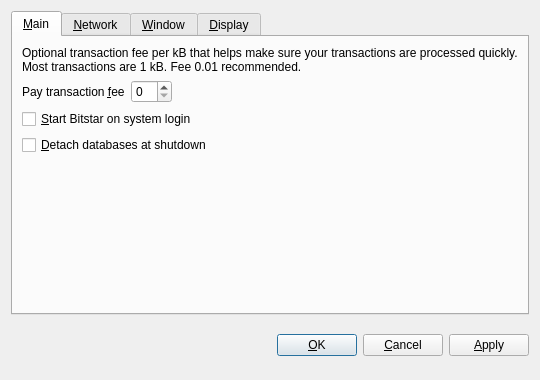
<?xml version="1.0" encoding="UTF-8"?>
<ui version="4.0">
 <class>OptionsDialog</class>
 <widget class="QDialog" name="OptionsDialog">
  <property name="geometry">
   <rect>
    <x>0</x>
    <y>0</y>
    <width>540</width>
    <height>380</height>
   </rect>
  </property>
  <property name="windowTitle">
   <string>Options</string>
  </property>
  <property name="modal">
   <bool>true</bool>
  </property>
  <layout class="QVBoxLayout" name="verticalLayout">
   <item>
    <widget class="QTabWidget" name="tabWidget">
     <property name="tabPosition">
      <enum>QTabWidget::North</enum>
     </property>
     <property name="currentIndex">
      <number>0</number>
     </property>
     <widget class="QWidget" name="tabMain">
      <attribute name="title">
       <string>&amp;Main</string>
      </attribute>
      <layout class="QVBoxLayout" name="verticalLayout_Main">
       <item>
        <widget class="QLabel" name="transactionFeeInfoLabel">
         <property name="text">
          <string>Optional transaction fee per kB that helps make sure your transactions are processed quickly. Most transactions are 1 kB. Fee 0.01 recommended.</string>
         </property>
         <property name="textFormat">
          <enum>Qt::PlainText</enum>
         </property>
         <property name="wordWrap">
          <bool>true</bool>
         </property>
        </widget>
       </item>
       <item>
        <layout class="QHBoxLayout" name="horizontalLayout_Main">
         <item>
          <widget class="QLabel" name="transactionFeeLabel">
           <property name="text">
            <string>Pay transaction &amp;fee</string>
           </property>
           <property name="textFormat">
            <enum>Qt::PlainText</enum>
           </property>
           <property name="buddy">
            <cstring>transactionFee</cstring>
           </property>
          </widget>
         </item>
         <item>
          <widget class="BitcoinAmountField" name="transactionFee"/>
         </item>
         <item>
          <spacer name="horizontalSpacer_Main">
           <property name="orientation">
            <enum>Qt::Horizontal</enum>
           </property>
           <property name="sizeHint" stdset="0">
            <size>
             <width>40</width>
             <height>20</height>
            </size>
           </property>
          </spacer>
         </item>
        </layout>
       </item>
       <item>
        <widget class="QCheckBox" name="bitcoinAtStartup">
         <property name="toolTip">
          <string>Automatically start Bitstar after logging in to the system.</string>
         </property>
         <property name="text">
          <string>&amp;Start Bitstar on system login</string>
         </property>
        </widget>
       </item>
       <item>
        <widget class="QCheckBox" name="detachDatabases">
         <property name="toolTip">
          <string>Detach block and address databases at shutdown. This means they can be moved to another data directory, but it slows down shutdown. The wallet is always detached.</string>
         </property>
         <property name="text">
          <string>&amp;Detach databases at shutdown</string>
         </property>
        </widget>
       </item>
       <item>
        <spacer name="verticalSpacer_Main">
         <property name="orientation">
          <enum>Qt::Vertical</enum>
         </property>
         <property name="sizeHint" stdset="0">
          <size>
           <width>20</width>
           <height>40</height>
          </size>
         </property>
        </spacer>
       </item>
      </layout>
     </widget>
     <widget class="QWidget" name="tabNetwork">
      <attribute name="title">
       <string>&amp;Network</string>
      </attribute>
      <layout class="QVBoxLayout" name="verticalLayout_Network">
       <item>
        <widget class="QCheckBox" name="mapPortUpnp">
         <property name="toolTip">
          <string>Automatically open the Bitstar client port on the router. This only works when your router supports UPnP and it is enabled.</string>
         </property>
         <property name="text">
          <string>Map port using &amp;UPnP</string>
         </property>
        </widget>
       </item>
       <item>
        <widget class="QCheckBox" name="connectSocks">
         <property name="toolTip">
          <string>Connect to the Bitstar network through a SOCKS proxy (e.g. when connecting through Tor).</string>
         </property>
         <property name="text">
          <string>&amp;Connect through SOCKS proxy:</string>
         </property>
        </widget>
       </item>
       <item>
        <layout class="QHBoxLayout" name="horizontalLayout_Network">
         <item>
          <widget class="QLabel" name="proxyIpLabel">
           <property name="text">
            <string>Proxy &amp;IP:</string>
           </property>
           <property name="textFormat">
            <enum>Qt::PlainText</enum>
           </property>
           <property name="buddy">
            <cstring>proxyIp</cstring>
           </property>
          </widget>
         </item>
         <item>
          <widget class="QValidatedLineEdit" name="proxyIp">
           <property name="maximumSize">
            <size>
             <width>140</width>
             <height>16777215</height>
            </size>
           </property>
           <property name="toolTip">
            <string>IP address of the proxy (e.g. 127.0.0.1)</string>
           </property>
          </widget>
         </item>
         <item>
          <widget class="QLabel" name="proxyPortLabel">
           <property name="text">
            <string>&amp;Port:</string>
           </property>
           <property name="textFormat">
            <enum>Qt::PlainText</enum>
           </property>
           <property name="buddy">
            <cstring>proxyPort</cstring>
           </property>
          </widget>
         </item>
         <item>
          <widget class="QLineEdit" name="proxyPort">
           <property name="maximumSize">
            <size>
             <width>55</width>
             <height>16777215</height>
            </size>
           </property>
           <property name="toolTip">
            <string>Port of the proxy (e.g. 9050)</string>
           </property>
          </widget>
         </item>
         <item>
          <widget class="QLabel" name="socksVersionLabel">
           <property name="text">
            <string>SOCKS &amp;Version:</string>
           </property>
           <property name="textFormat">
            <enum>Qt::PlainText</enum>
           </property>
           <property name="buddy">
            <cstring>socksVersion</cstring>
           </property>
          </widget>
         </item>
         <item>
          <widget class="QValueComboBox" name="socksVersion">
           <property name="toolTip">
            <string>SOCKS version of the proxy (e.g. 5)</string>
           </property>
          </widget>
         </item>
         <item>
          <spacer name="horizontalSpacer_Network">
           <property name="orientation">
            <enum>Qt::Horizontal</enum>
           </property>
           <property name="sizeHint" stdset="0">
            <size>
             <width>40</width>
             <height>20</height>
            </size>
           </property>
          </spacer>
         </item>
        </layout>
       </item>
       <item>
        <spacer name="verticalSpacer_Network">
         <property name="orientation">
          <enum>Qt::Vertical</enum>
         </property>
         <property name="sizeHint" stdset="0">
          <size>
           <width>20</width>
           <height>40</height>
          </size>
         </property>
        </spacer>
       </item>
      </layout>
     </widget>
     <widget class="QWidget" name="tabWindow">
      <attribute name="title">
       <string>&amp;Window</string>
      </attribute>
      <layout class="QVBoxLayout" name="verticalLayout_Window">
       <item>
        <widget class="QCheckBox" name="minimizeToTray">
         <property name="toolTip">
          <string>Show only a tray icon after minimizing the window.</string>
         </property>
         <property name="text">
          <string>&amp;Minimize to the tray instead of the taskbar</string>
         </property>
        </widget>
       </item>
       <item>
        <widget class="QCheckBox" name="minimizeOnClose">
         <property name="toolTip">
          <string>Minimize instead of exit the application when the window is closed. When this option is enabled, the application will be closed only after selecting Quit in the menu.</string>
         </property>
         <property name="text">
          <string>M&amp;inimize on close</string>
         </property>
        </widget>
       </item>
       <item>
        <spacer name="verticalSpacer_Window">
         <property name="orientation">
          <enum>Qt::Vertical</enum>
         </property>
         <property name="sizeHint" stdset="0">
          <size>
           <width>20</width>
           <height>40</height>
          </size>
         </property>
        </spacer>
       </item>
      </layout>
     </widget>
     <widget class="QWidget" name="tabDisplay">
      <attribute name="title">
       <string>&amp;Display</string>
      </attribute>
      <layout class="QVBoxLayout" name="verticalLayout_Display">
       <item>
        <layout class="QHBoxLayout" name="horizontalLayout_1_Display">
         <item>
          <widget class="QLabel" name="langLabel">
           <property name="text">
            <string>User Interface &amp;language:</string>
           </property>
           <property name="textFormat">
            <enum>Qt::PlainText</enum>
           </property>
           <property name="buddy">
            <cstring>lang</cstring>
           </property>
          </widget>
         </item>
         <item>
          <widget class="QValueComboBox" name="lang">
           <property name="toolTip">
            <string>The user interface language can be set here. This setting will take effect after restarting Bitstar.</string>
           </property>
          </widget>
         </item>
        </layout>
       </item>
       <item>
        <layout class="QHBoxLayout" name="horizontalLayout_2_Display">
         <item>
          <widget class="QLabel" name="unitLabel">
           <property name="text">
            <string>&amp;Unit to show amounts in:</string>
           </property>
           <property name="textFormat">
            <enum>Qt::PlainText</enum>
           </property>
           <property name="buddy">
            <cstring>unit</cstring>
           </property>
          </widget>
         </item>
         <item>
          <widget class="QValueComboBox" name="unit">
           <property name="toolTip">
            <string>Choose the default subdivision unit to show in the interface and when sending coins.</string>
           </property>
          </widget>
         </item>
        </layout>
       </item>
       <item>
        <widget class="QCheckBox" name="displayAddresses">
         <property name="toolTip">
          <string>Whether to show Bitstar addresses in the transaction list or not.</string>
         </property>
         <property name="text">
          <string>&amp;Display addresses in transaction list</string>
         </property>
        </widget>
       </item>
       <item>
        <widget class="QCheckBox" name="coinControlFeatures">
         <property name="toolTip">
          <string>Whether to show coin control features or not.</string>
         </property>
         <property name="text">
          <string>Display coin &amp;control features (experts only!)</string>
         </property>
        </widget>
       </item>
       <item>
        <spacer name="verticalSpacer_Display">
         <property name="orientation">
          <enum>Qt::Vertical</enum>
         </property>
         <property name="sizeHint" stdset="0">
          <size>
           <width>20</width>
           <height>40</height>
          </size>
         </property>
        </spacer>
       </item>
      </layout>
     </widget>
    </widget>
   </item>
   <item>
    <layout class="QHBoxLayout" name="horizontalLayout_Buttons">
     <item>
      <spacer name="horizontalSpacer_1">
       <property name="orientation">
        <enum>Qt::Horizontal</enum>
       </property>
       <property name="sizeHint" stdset="0">
        <size>
         <width>40</width>
         <height>48</height>
        </size>
       </property>
      </spacer>
     </item>
     <item>
      <widget class="QLabel" name="statusLabel">
       <property name="font">
        <font>
         <weight>75</weight>
         <bold>true</bold>
        </font>
       </property>
       <property name="text">
        <string/>
       </property>
       <property name="textFormat">
        <enum>Qt::PlainText</enum>
       </property>
       <property name="wordWrap">
        <bool>true</bool>
       </property>
      </widget>
     </item>
     <item>
      <spacer name="horizontalSpacer_2">
       <property name="orientation">
        <enum>Qt::Horizontal</enum>
       </property>
       <property name="sizeHint" stdset="0">
        <size>
         <width>40</width>
         <height>48</height>
        </size>
       </property>
      </spacer>
     </item>
     <item>
      <widget class="QPushButton" name="okButton">
       <property name="text">
        <string>&amp;OK</string>
       </property>
      </widget>
     </item>
     <item>
      <widget class="QPushButton" name="cancelButton">
       <property name="text">
        <string>&amp;Cancel</string>
       </property>
       <property name="autoDefault">
        <bool>false</bool>
       </property>
      </widget>
     </item>
     <item>
      <widget class="QPushButton" name="applyButton">
       <property name="text">
        <string>&amp;Apply</string>
       </property>
       <property name="autoDefault">
        <bool>false</bool>
       </property>
      </widget>
     </item>
    </layout>
   </item>
  </layout>
 </widget>
 <customwidgets>
  <customwidget>
   <class>BitcoinAmountField</class>
   <extends>QSpinBox</extends>
   <header>bitcoinamountfield.h</header>
  </customwidget>
  <customwidget>
   <class>QValueComboBox</class>
   <extends>QComboBox</extends>
   <header>qvaluecombobox.h</header>
  </customwidget>
  <customwidget>
   <class>QValidatedLineEdit</class>
   <extends>QLineEdit</extends>
   <header>qvalidatedlineedit.h</header>
  </customwidget>
 </customwidgets>
 <resources/>
 <connections/>
</ui>
